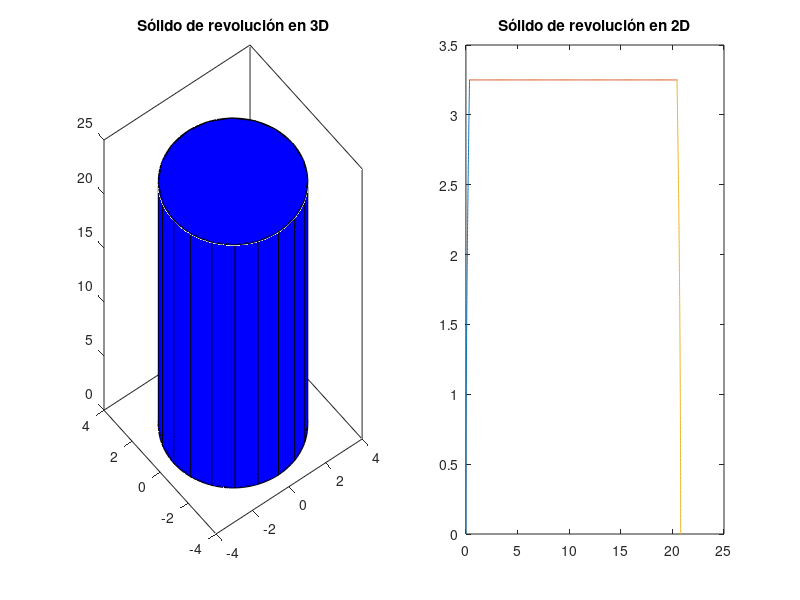

Here is the MATLAB script that generated this plot:
clear; clc;

% Medidas en cm
h = 22.5;
R = 3.25;

%% Cilindro (Superficie en 3D)
subplot(1,2,1)

% Tapa
num_points = 100;
theta = linspace(0, 2*pi, num_points);
x = R*cos(theta);
y = R*sin(theta);
z = ones(size(theta)) * h;

fill3(x, y, z, "b");
hold on

% Base 
num_points = 100;
theta = linspace(0, 2*pi, num_points);
x = R*cos(theta);
y = R*sin(theta);
z = zeros(size(theta));

fill3(x, y, z, "b");

% Cuerpo del Cilindro
[X, Y, Z] = cylinder(R);
Z = Z*h;
surf(X,Y,Z, 'FaceColor','b')
title("Sólido de revolución en 3D")

%% Superficie en 2D
subplot(1,2,2)

% Base
y1 = 0:0.01:3.25;
x1 = (1 / 30) * y1.^2;
plot(x1,y1)
hold on

% Largo
%y = 3.25;
x2 = 0.3:0.1:20.5;
y = ones(1,203);
y2 = y.*3.25;
plot(x2,y2)

% Tapa
y3 = 0:0.01:3.25;
x3 = -(1 / 30) * y3.^2 + 20.8;
plot(x3,y3)
title("Sólido de revolución en 2D")
